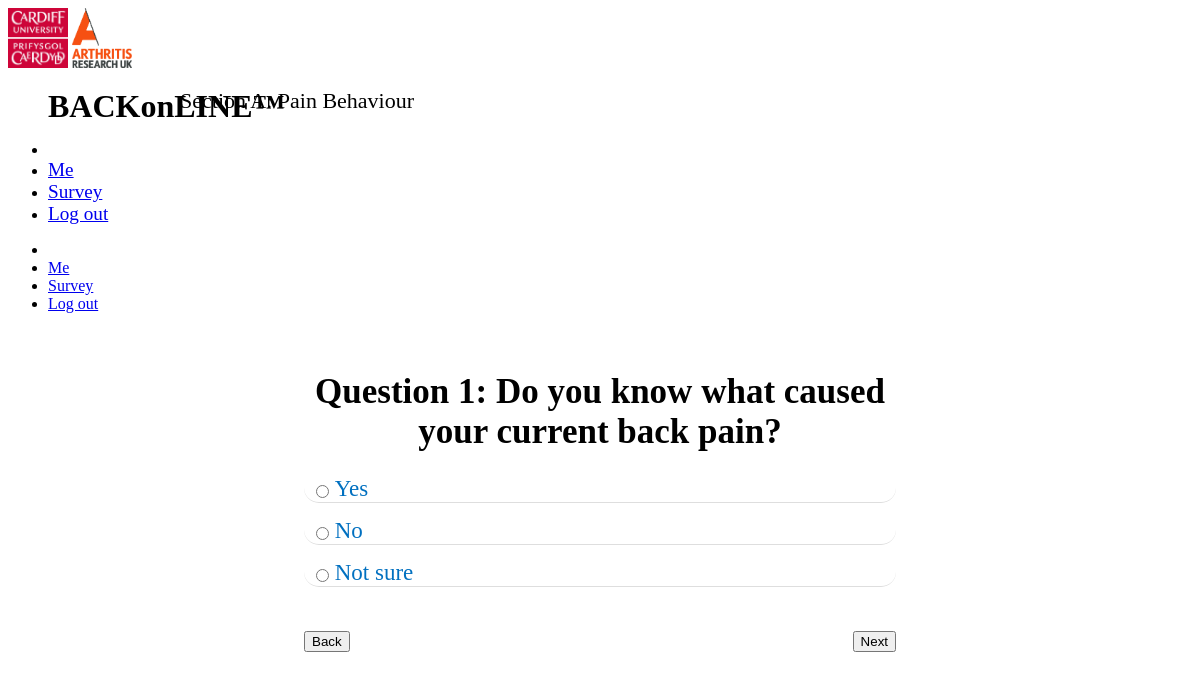
/Questions, run on the app's committed database.
### tables this page shows
CREATE TABLE `Questions` (
    `QuestionID`    INTEGER NOT NULL PRIMARY KEY AUTOINCREMENT,
    `QuestionText`  TEXT NOT NULL
);

CREATE TABLE `Options` (
    `QuestionID`    INTEGER NOT NULL,
    `OptionID`  INTEGER NOT NULL PRIMARY KEY AUTOINCREMENT,
    `OptionText`    TEXT NOT NULL,
    `Score` INTEGER,
    `QuestionType` TEXT NOT NULL
);

### BACKonLINEServer.py (the view, shortened to what this page needs)
@app.route("/Questions", methods = ['GET', 'POST'])
def questions():
    if request.method == 'GET':
        intial_qhide_value = "f,f,f,f,f,f,f,f,f"
        try:
            conn = sqlite3.connect(DATABASE)
            cur = conn.cursor()
            cur.execute("SELECT QuestionText FROM Questions WHERE QuestionID=?;", [1])
            question_text = cur.fetchall()
            cur.execute("SELECT OptionText, QuestionType, OptionID FROM Options WHERE QuestionID=?;", [1])
            option_data = cur.fetchall()
        except:
            print('There was an error', option_data)
        finally:
            question_text = str(question_text)[3:-4]
            section_text = "Section A: Pain Behaviour"
            conn.close()
            return render_template('questions.html', question_text=question_text, option_data=option_data, section_text=section_text,  question_number=1, question_skip=intial_qhide_value)

### templates/questions.html (shortened to what this page needs)
{% extends "navbar.html" %}
{% block mainBlock %}
  {{ super() }}
  <link href="../static/css/questions.css" rel="stylesheet">
  <form id="survey" action="/Questions" method="POST" onload="pageLoad()">
    <h2>{{ section_text }}</h2>
    <h1>Question {{ question_number }}: {{ question_text }}</h1>
    <div class="options-container">
      {% for row in option_data %}
        {% if row[1] == "Radiobox" %}
          <div class="options">
            <label for="option-text-{{row[2]}}" class="test" onclick="sendRadio(this);">{{row[0]}}<input
            class="uk-radio" type="radio" id="option-text-{{row[2]}}" name="option-text[]">
            </label>
          </div>
        {% endif %}
      {% endfor %}
      <button type="submit" class="back-button uk-button uk-button-primary" onclick="back()">Back</button>
      {% if (question_number != 3) and (question_number != 20) %}
        <button type="submit" class="next-button uk-button uk-button-primary" onclick="forward(); return validate()">Next</button>
      {% else %}
        <button type="submit" class="next-button uk-button uk-button-primary" onclick="forward()">Next</button>
      {% endif %}
    </div>
  </form>
{% endblock %}

### static/css/questions.css (style rules this page uses)
body { height: 100%; bottom: 10px; }
.next-button { display: inline-block; position: relative; float: right; }
.back-button { display: inline-block; position: relative; float: left; }
.back-button, .next-button { margin-top: 5%; margin-bottom: 5%; }
h1 { text-align: center; position: relative; font-size: 35px; font-weight: 200; font-weight: bold; margin-top: -20%; }
h2 { position: absolute; float: left; font-size: 22px; font-weight: 200; left: 15%; top: 70px; }
.options { color: #0070c0; background: #fff; margin-bottom: 15px; border-bottom: 1px solid rgba(33,33,33,0.15); border-radius: 0px 0px 15px 15px; font-size: 23px; }
.uk-radio, .uk-checkbox { cursor: pointer; float: left; margin-left: 2%; margin-top: 9px; margin-right: 1%; }
form { margin-top: 15%; margin-left: 25%; margin-right: 25%; }

### data on the page
Questions: QuestionText "Do you know what caused your current back pain?"
Options: OptionText "Yes"
Options: OptionText "No"
Options: OptionText "Not sure"

### other printed values
{{ section_text }} "Section A: Pain Behaviour"
{{ question_number }} "1"
